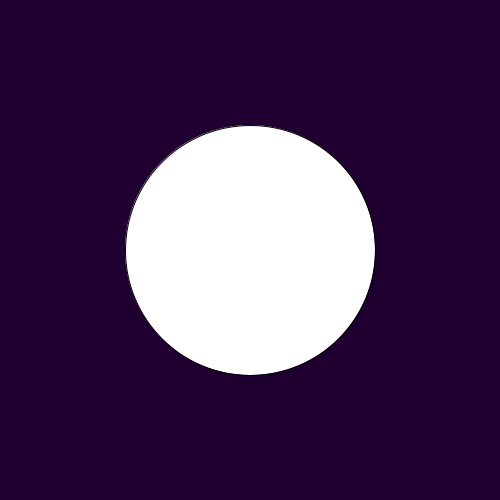
Frame 1 (no input)
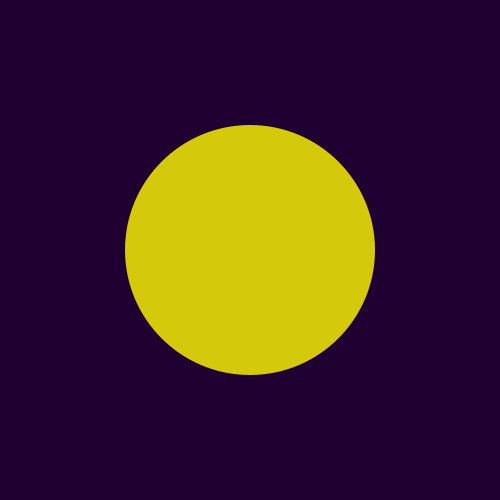
Frame 60 (the mouse pressed at the canvas centre just before this capture)
Frame 120 (the mouse held since frame 60 and released just before this capture): identical to frame 60, image omitted

The Processing sketch that drew these frames (run headless with seeded random() and noise(); from frame 60 on, the mouse is pressed at the canvas centre):

// Processing sketch: RetroSun
// ── RetroSun.pde
color bgColor = color(31, 0, 48);

// RGB colors
color[] sunColors = {
  color(212, 202, 11), 
  color(214, 198, 30), 
  color(211, 170, 26), 
  color(216, 157, 51), 
  color(217, 124, 64), 
  color(213, 104, 81), 
  color(212, 51, 98), 
  color(215, 29, 121), 
  color(217, 11, 139), 
  color(217, 0, 151)
};

void setup() {
  // 1. Set the size of your sketch
  size(500,500);
}


void draw() {
  // 2. Draw the bgColor background color
background(bgColor);
  /*
   * PART 1: Drawing the sun
   */

  // Draw an ellipse for the sun in the center of the window
  ellipse(250, 250, 250, 250);
  // Use fill(sunColors[0]) to make it yellow
  fill(sunColors[0]);
  // Use noStroke() to remove the black outline
  noStroke();

  // Do you see a yellow sun like in the 1st image?
  // If not, fix your code before proceeding.

  /*
   * PART 2: Drawing a color gradient on the sun
   *
   * This will make the sun have gradually different colors from the 
   * top to bottom
   */

  // Call the loadPixels() method to put all the pixel colors into
  // the pixels[] array
  // https://processing.org/reference/loadPixels_.html
loadPixels();
  // Loop through all the pixels in your window.
  // By default, a pixel is a 1x1 colored square, so if the window width is 600 
  // and the height is 400 (600x400), then there are 600 * 400 = 240,000 pixels 
for(int i = 0; i<pixels.length;i++){


    // We want to change the color of our sun so use an if statement
    // to check if the pixel is the color of the yellow circle.
    if(pixels[i]==sunColors[0]){
    
    
      // If it's the same color we need to map the pixel to a
      // color in our sunColors[] array (see 2nd gradient image)


    

      // The top of the sun is yellow (sunColors[0]) and the bottom
      // of the sun is red (sunColors[sunColors.length - 1]

      // In order to get the right color, the y value from the top of
      // the sun to the bottom has to be mapped to a range from 0 to 1.
      // Use the map() function to do that:
       //int y = i / width;
       //float step = map(y, sunTopY, sunBottomY, 0, 1);
       
        int y = i / width;
        float step = map(y, height/2+125, height/2-125, 0, 1);
        
      // Call interpolateColor(sunColors, step) and save the color
      // variable that's returned
      color interpolate;
interpolate = interpolateColor(sunColors, step);
    
      // Set pixels[i] to the returned color 

pixels[i]=interpolate;
    }
}
  // Call updatePixels() after your loop through all the pixels to
  // update the pixel colors
  // https://processing.org/reference/updatePixels_.html

  /*
   * PART 3: Drawing the missing sections at the bottom of the sun
   *
   * The missing parts of the sun are created by drawing rectangles
   * over the sun with the same color as the background.
   */

  // Set the fill color to the background color

  // To draw each rectangle we need to find its x, y, width, height
  // *The y position can be any value within the sun:
  //   float y = width / 2;
  // *The height can be any value you choose:
  //   float h = 40;
  // *The x position can be the center of the sun's x position minus the radius:
  //   float x = sunCenterX - sunRadius
  // * The width can be 2 times the radius
  //   float w = 2 * sunRadius

  // Do you see a section missing from the sun like in the 3rd image?


  /*
   * PART 4: Moving the missing sun sections
   *
   * To move a section upwards each rectangle's y value needs to decrease.
   * To make the section get smaller, its height needs to also decrease.
   */

  // Decrease the y variable of the rectangular section created in PART 3.
  // If there isn't a variable, declare a float variable OUTSIDE of the
  // draw function AND initialize it in the setup() function.

  // Do you see the rectangle moving upwards?

  // Pick a y positon to be the location when the sections stop moving up.
  // If the rectangle's y positon is above this, move the rectangle's
  // y position back to the bottom of the sun.

  // Does the rectangle move back to the bottom?

  // Decrease the the height of the rectangle as it moves upwards.
  // Similar to the y positon, a float variable for the height needs to be
  // created if it doesn't already exist.

  // Adjust the amount to decrease so that it disappears close to the top.

  // Add code to reset the height of the rectangle when it moves back to
  // the bottom of the sun.

  /*
   * PART 5: Managing the missing sun sections
   *
   * Using a list to manage moving multiple missing sun sections 
   */

  // Figure out how to create the other missing sun sections using the
  // code you wrote for the 1 missing sun section.
  // *HINT* You can use the Rectangle class defined below to create
  //        a list of Rectangles.


  /*
   * PART 6: Adding extras
   *
   * If you want to make your retro sun look more unique, try adding
   * reflections and stars.
   * See the Retro Sun webpage on the League level 3 website
   * for example code and classes.
   */
}

// Placed here so it can be used by all classes
// Variable step should be between 0 and 1, inclusive
color interpolateColor(color[] arr, float step) {
  int sz = arr.length;

  if (sz == 1 || step <= 0.0) {
    return arr[0];
  } else if (step >= 1.0) {
    return arr[sz - 1];
  }

  float scl = step * (sz - 1);
  int i = int(scl);

  return lerpColor(arr[i], arr[i + 1], scl - i);
}

// Feel free to use this class to create a list of missing
// sections in the sun, for example:
// ArrayList<Rectangle> sections = new ArrayList<Rectangle>();
class Rectangle {
  float x, y, w, h;

  Rectangle(float x, float y, float w, float h) {
    this.x = x;
    this.y = y;
    this.w = w;
    this.h = h;
  }
}
